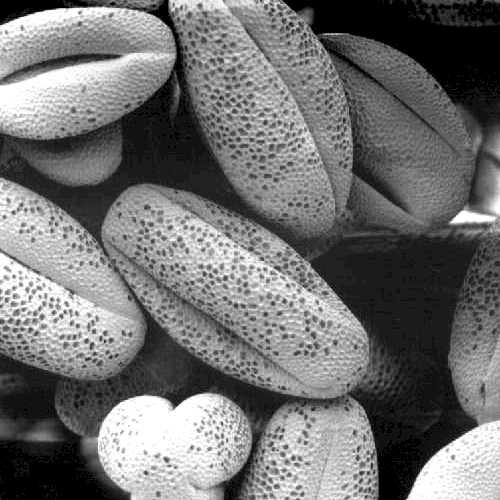
%> input picture CSE_LAB_4TH/401/401_LAB/7.img_averaging/2.tif, 500 x 500 px
$ octave img_averaging.m   (GNU Octave 9; MATLAB toolbox functions it lacks are replaced by stand-ins)
%> lines starting %> are read from the running program, lines starting %| are printed output that depends on the picture
%image averaging by adding noise


clc;
clear all;
close all;


% assuming there are files named: '1.tif','2.tif',...'1000.tif'
im1 = imread('2.tif');
%> im1 is the input picture: size 500x500 uint8; min 0, max 255, mean 113.2


im2= imnoise(im1,'gaussian',0,0.025);
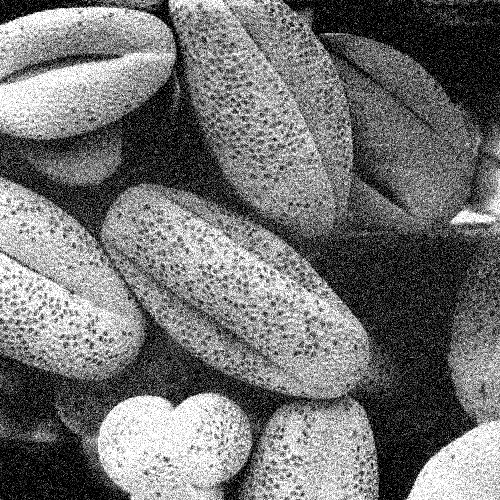
%> im2: size 500x500 uint8; min 0, max 255, mean 114.2
im3= imnoise(im1,'gaussian',0,0.050);
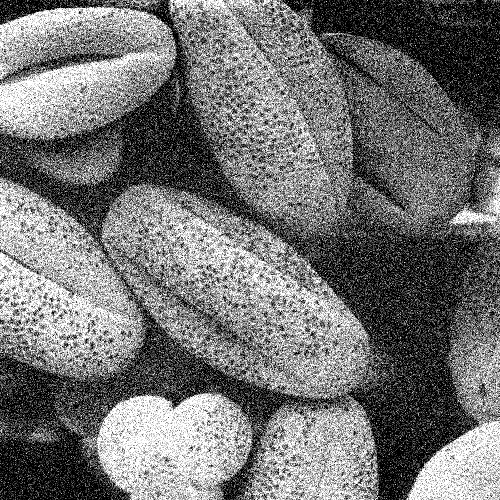
%> im3: size 500x500 uint8; min 0, max 255, mean 115.1
im4= imnoise(im1,'gaussian',0,0.075);
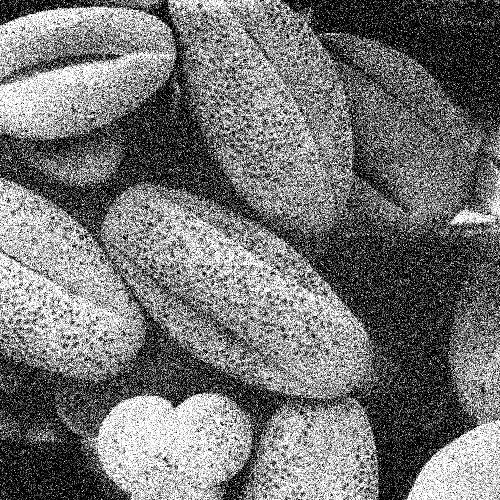
%> im4: size 500x500 uint8; min 0, max 255, mean 115.8
im5= imnoise(im1,'gaussian',0,0.125);
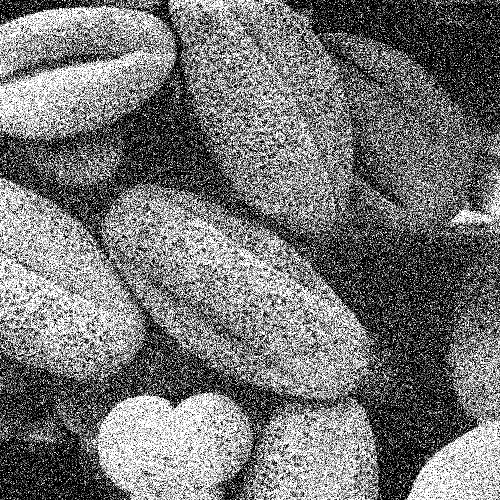
%> im5: size 500x500 uint8; min 0, max 255, mean 116.6

sum=double(im1)+double(im2)+double(im3)+double(im4)+double(im5); %must be double or it's look black
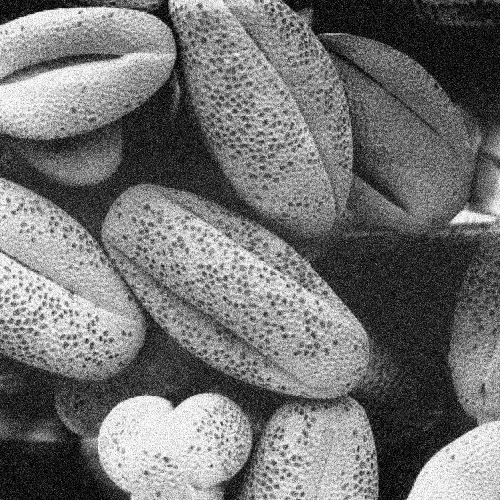
%> sum: size 500x500 double; min 0, max 1275, mean 574.8; drawn with min black and max white
avg_img=(sum/5);%must be uint8 or it' look white


figure(1)

subplot(2,1,1)
imshow(im1);
title('Original Image');

subplot(2,1,2)
imshow(avg_img);
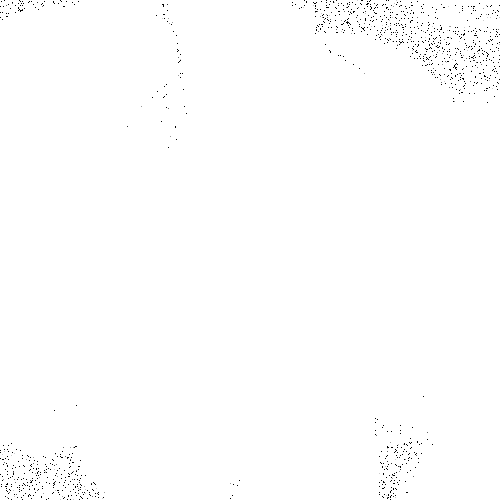
%> displayed picture: size 500x500, on the screen's scale of 0 to 255; min 0, max 255, mean 253.7
title('Average Image');


figure(2)
subplot(2,2,1)
imshow(im2)
title('Noise Image 1');

subplot(2,2,2)
imshow(im3)
title('Noise Image 2');

subplot(2,2,3)
imshow(im4)
title('Noise Image 3');

subplot(2,2,4)
imshow(im5)
title('Noise Image 4');

$ run again, with CSE_LAB_4TH/401/401_LAB/7.img_averaging/1.tif copied over CSE_LAB_4TH/401/401_LAB/7.img_averaging/2.tif
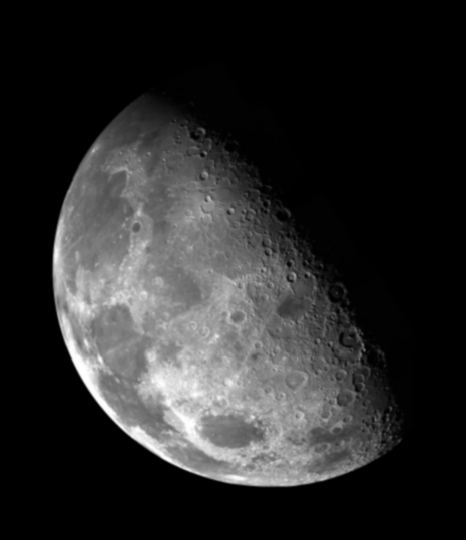
%> input picture CSE_LAB_4TH/401/401_LAB/7.img_averaging/1.tif, 466 x 540 px
%> im1 is the input picture: size 540x466 uint8; min 0, max 254, mean 42.7
%> `im5= imnoise(im1,'gaussian',0,0.125);`:
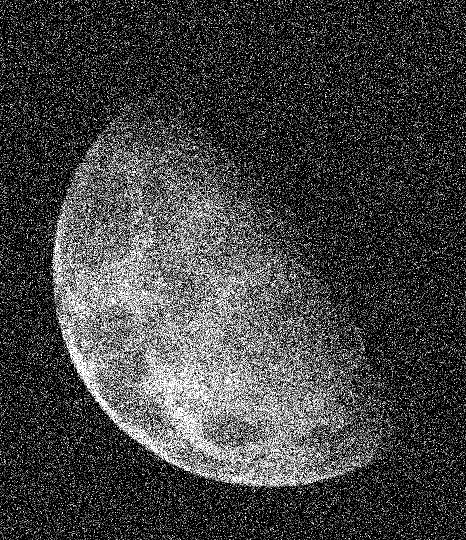
%> im5: size 540x466 uint8; min 0, max 255, mean 66.2
%> `imshow(avg_img);`:
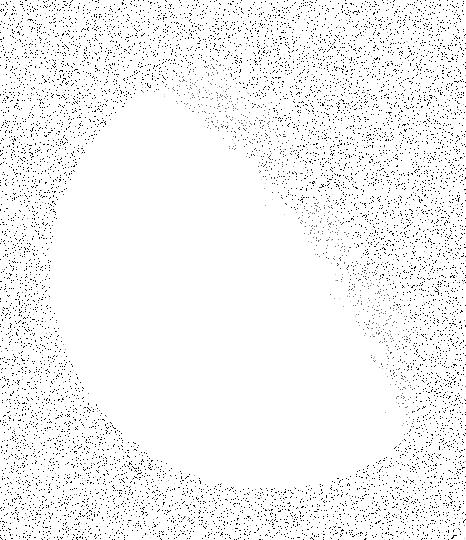
%> displayed picture: size 540x466, on the screen's scale of 0 to 255; min 0, max 255, mean 243.8
